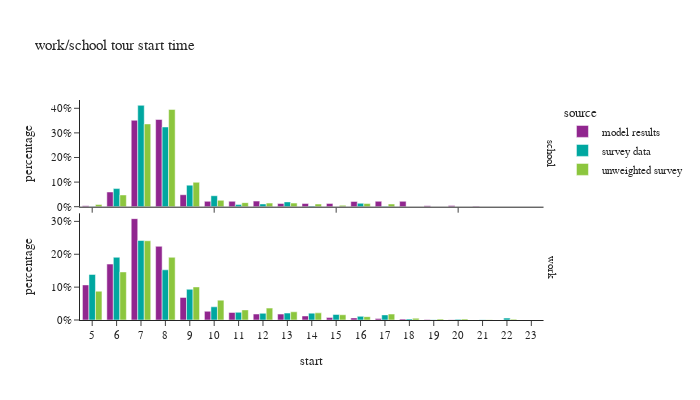

The cell this chart's notebook holds for it:
### Code cell
df_plot = ws_tour_data.groupby(['source','tour_type','start'])[['tour_weight']].sum().reset_index()
df_plot['percentage'] = df_plot.groupby(['tour_type','source'], group_keys=False)['tour_weight']. \
    apply(lambda x: x / float(x.sum()))

fig = px.bar(df_plot, x="start", y="percentage", color="source",barmode="group",
             facet_row='tour_type',
             title="work/school tour start time")
fig.for_each_annotation(lambda a: a.update(text = a.text.split("=")[-1]))
fig.update_layout(height=400, width=700, yaxis1=dict(tickformat=".0%"), yaxis2=dict(tickformat=".0%", matches=None), xaxis=dict(dtick="1"))
fig.show()

### Figure 1 — Plotly figure (JSON) as saved in the notebook; plotly's stock layout.template omitted (floating-point values rounded to 4 significant figures)
{"data": [{"alignmentgroup": "True", "hovertemplate": "source=model results<br>tour_type=school<br>start=%{x}<br>percentage=%{y}<extra></extra>", "legendgroup": "model results", "marker": {"color": "#91268F", "pattern": {"shape": ""}}, "name": "model results", "offsetgroup": "model results", "orientation": "v", "showlegend": true, "textposition": "auto", "type": "bar", "x": [5.0, 6.0, 7.0, 8.0, 9.0, 10.0, 11.0, 12.0, 13.0, 14.0, 15.0, 16.0, 17.0, 18.0, 19.0, 20.0, 21.0, 22.0, 23.0], "xaxis": "x2", "y": [0.003756, 0.05987, 0.3513, 0.3544, 0.04869, 0.02178, 0.02192, 0.02278, 0.01311, 0.01293, 0.01342, 0.02154, 0.02199, 0.02177, 0.003761, 0.004726, 0.002083, 5.05e-05, 0.0001419], "yaxis": "y2"}, {"alignmentgroup": "True", "hovertemplate": "source=model results<br>tour_type=work<br>start=%{x}<br>percentage=%{y}<extra></extra>", "legendgroup": "model results", "marker": {"color": "#91268F", "pattern": {"shape": ""}}, "name": "model results", "offsetgroup": "model results", "orientation": "v", "showlegend": false, "textposition": "auto", "type": "bar", "x": [5.0, 6.0, 7.0, 8.0, 9.0, 10.0, 11.0, 12.0, 13.0, 14.0, 15.0, 16.0, 17.0, 18.0, 19.0, 20.0, 21.0, 22.0, 23.0], "xaxis": "x", "y": [0.1067, 0.1701, 0.3083, 0.2241, 0.06871, 0.02651, 0.02297, 0.0182, 0.01798, 0.0123, 0.00731, 0.006419, 0.004328, 0.002988, 0.001732, 0.000962, 0.000261, 4.204e-05, 2.933e-05], "yaxis": "y"}, {"alignmentgroup": "True", "hovertemplate": "source=survey data<br>tour_type=school<br>start=%{x}<br>percentage=%{y}<extra></extra>", "legendgroup": "survey data", "marker": {"color": "#00A7A0", "pattern": {"shape": ""}}, "name": "survey data", "offsetgroup": "survey data", "orientation": "v", "showlegend": true, "textposition": "auto", "type": "bar", "x": [5.0, 6.0, 7.0, 8.0, 9.0, 10.0, 11.0, 12.0, 13.0, 14.0, 15.0, 16.0, 17.0], "xaxis": "x2", "y": [0.000736, 0.07362, 0.412, 0.324, 0.08768, 0.0446, 0.008555, 0.01121, 0.0196, 0.002672, 0.0001401, 0.0138, 0.00139], "yaxis": "y2"}, {"alignmentgroup": "True", "hovertemplate": "source=survey data<br>tour_type=work<br>start=%{x}<br>percentage=%{y}<extra></extra>", "legendgroup": "survey data", "marker": {"color": "#00A7A0", "pattern": {"shape": ""}}, "name": "survey data", "offsetgroup": "survey data", "orientation": "v", "showlegend": false, "textposition": "auto", "type": "bar", "x": [5.0, 6.0, 7.0, 8.0, 9.0, 10.0, 11.0, 12.0, 13.0, 14.0, 15.0, 16.0, 17.0, 18.0, 19.0, 20.0, 21.0, 22.0, 23.0], "xaxis": "x", "y": [0.1386, 0.1907, 0.2417, 0.1526, 0.09342, 0.04015, 0.02342, 0.02038, 0.02107, 0.02089, 0.01692, 0.01114, 0.01555, 0.003318, 0.001015, 0.002061, 0.0009934, 0.005773, 0.000198], "yaxis": "y"}, {"alignmentgroup": "True", "hovertemplate": "source=unweighted survey<br>tour_type=school<br>start=%{x}<br>percentage=%{y}<extra></extra>", "legendgroup": "unweighted survey", "marker": {"color": "#8CC63E", "pattern": {"shape": ""}}, "name": "unweighted survey", "offsetgroup": "unweighted survey", "orientation": "v", "showlegend": true, "textposition": "auto", "type": "bar", "x": [5.0, 6.0, 7.0, 8.0, 9.0, 10.0, 11.0, 12.0, 13.0, 14.0, 15.0, 16.0, 17.0], "xaxis": "x2", "y": [0.009191, 0.04779, 0.3364, 0.3952, 0.09926, 0.02574, 0.01654, 0.01471, 0.01471, 0.01103, 0.005515, 0.01287, 0.01103], "yaxis": "y2"}, {"alignmentgroup": "True", "hovertemplate": "source=unweighted survey<br>tour_type=work<br>start=%{x}<br>percentage=%{y}<extra></extra>", "legendgroup": "unweighted survey", "marker": {"color": "#8CC63E", "pattern": {"shape": ""}}, "name": "unweighted survey", "offsetgroup": "unweighted survey", "orientation": "v", "showlegend": false, "textposition": "auto", "type": "bar", "x": [5.0, 6.0, 7.0, 8.0, 9.0, 10.0, 11.0, 12.0, 13.0, 14.0, 15.0, 16.0, 17.0, 18.0, 19.0, 20.0, 21.0, 22.0, 23.0], "xaxis": "x", "y": [0.08759, 0.1462, 0.241, 0.1907, 0.1006, 0.06044, 0.03076, 0.03619, 0.02497, 0.02172, 0.01592, 0.01013, 0.0181, 0.005429, 0.002895, 0.003257, 0.001086, 0.002533, 0.0003619], "yaxis": "y"}], "layout": {"annotations": [{"font": {}, "showarrow": false, "text": "work", "textangle": 90, "x": 0.98, "xanchor": "left", "xref": "paper", "y": 0.2425, "yanchor": "middle", "yref": "paper"}, {"font": {}, "showarrow": false, "text": "school", "textangle": 90, "x": 0.98, "xanchor": "left", "xref": "paper", "y": 0.7575, "yanchor": "middle", "yref": "paper"}], "barmode": "group", "height": 400, "legend": {"title": {"text": "source"}, "tracegroupgap": 0}, "title": {"text": "work/school tour start time"}, "width": 700, "xaxis": {"anchor": "y", "domain": [0.0, 0.98], "dtick": "1", "title": {"text": "start"}}, "xaxis2": {"anchor": "y2", "domain": [0.0, 0.98], "matches": "x", "showticklabels": false}, "yaxis": {"anchor": "x", "domain": [0.0, 0.485], "tickformat": ".0%", "title": {"text": "percentage"}}, "yaxis2": {"anchor": "x2", "domain": [0.515, 1.0], "tickformat": ".0%", "title": {"text": "percentage"}}}}
